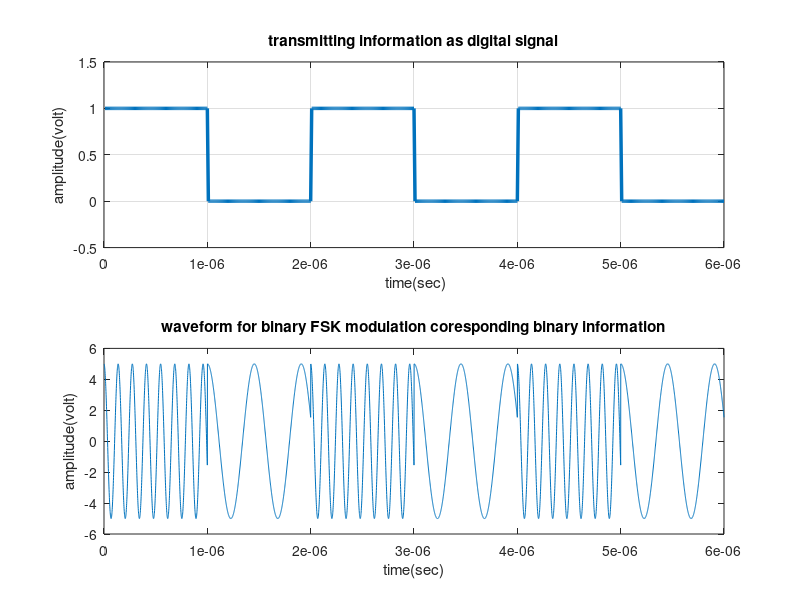

The MATLAB script that drew this image: (Note: this script raises an error after producing the figure.)
delta = linspace(0, 10e-3, 1000);
plot(delta, cos(2*pi*2200*delta) - cos(2*pi*1200*delta))

%%

%>>>>>>>>> MATLAB code for binary FSK modulation and de-modulation >>>>>>>%
clc;
clear all;
close all;
x=[ 1 0 1 0 1 0];                                    % Binary Information
bp=.000001;    % bit period 1us 1MHz
disp(' Binary information at Trans mitter :');
disp(x);
%XX representation of transmitting binary information as digital signal XXX
bit=[]; 
for n=1:1:length(x)
    if x(n)==1;
       se=ones(1,100);
    else x(n)==0;
        se=zeros(1,100);
    end
     bit=[bit se];
end
t1=bp/100:bp/100:100*length(x)*(bp/100);
subplot(2,1,1);
plot(t1,bit,'lineWidth',2.5);grid on;
axis([ 0 bp*length(x) -.5 1.5]);
ylabel('amplitude(volt)');
xlabel(' time(sec)');
title('transmitting information as digital signal');
%XXXXXXXXXXXXXXXXXXXXXXX Binary-FSK modulation XXXXXXXXXXXXXXXXXXXXXXXXXXX%
A=5;                               % Amplitude of carrier signal
br=1/bp;                           % bit rate
f1=br*7.3;                           % carrier frequency for information as 1
f2=br*2.2;                           % carrier frequency for information as 0
t2=bp/999:bp/999:bp;                 
ss=length(t2);
m=[];
last = 1;
for (i=1:1:length(x))
    if (x(i)==1)
        y=A*cos(2*pi*f1*t2);
    else
        y=A*cos(2*pi*f2*t2);
    end
    m=[m y];
end
t3=bp/999:bp/999:bp*length(x);
subplot(2,1,2);
plot(t3,m);
xlabel('time(sec)');
ylabel('amplitude(volt)');
title('waveform for binary FSK modulation coresponding binary information');
%XXXXXXXXXXXXXXXXXXXX Binary FSK demodulation XXXXXXXXXXXXXXXXXXXXXXXXXXXXX
mn=[];
for n=ss:ss:length(m)
  t=bp/99:bp/99:bp;
  y1=cos(2*pi*f1*t);                    % carrier siignal for information 1
  y2=cos(2*pi*f2*t);                    % carrier siignal for information 0
  mm=y1.*m((n-(ss-1)):n);
  mmm=y2.*m((n-(ss-1)):n);
  t4=bp/99:bp/99:bp;
  z1=trapz(t4,mm)                                             % intregation 
  z2=trapz(t4,mmm)                                            % intregation 
  zz1=round(2*z1/bp)
  zz2= round(2*z2/bp)
  if(zz1>A/2)      % logic lavel= (0+A)/2 or (A+0)/2 or 2.5 ( in this case)
    a=1;
  else(zz2>A/2)
    a=0;
  end
  mn=[mn a];
end
disp(' Binary information at Reciver :');
disp(mn);
%XXXXX Representation of binary information as digital signal which achived 
%after demodulation XXXXXXXXXXXXXXXXXXXXXXXXXXXXXXXXXXXXXXXXXXXXXXXXXXXXXXX
bit=[];
for n=1:length(mn);
    if mn(n)==1;
       se=ones(1,100);
    else mn(n)==0;
        se=zeros(1,100);
    end
     bit=[bit se];
end
t4=bp/100:bp/100:100*length(mn)*(bp/100);
subplot(3,1,3)
plot(t4,bit,'LineWidth',2.5);grid on;
axis([ 0 bp*length(mn) -.5 1.5]);
ylabel('amplitude(volt)');
xlabel(' time(sec)');
title('recived information as digital signal after binary FSK demodulation');
%>>>>>>>>>>>>>>>>>>>>>>>>>> end of program >>>>>>>>>>>>>>>>>>>>>>>>>>>>>>%

%%
%Program to perform CPFSK
clear all
close all
clc
x=[1 1 1 1 1 0 1 0 1 0 1];
n=length(x);

pulseWidth_Sec = 833e-6;

Fs = 10000; % 10000 Hz de frecuencia de sampleo
Ts = 1/Fs;
f1=1200;
f2=2200;

Xcpfsk=[];
x1=[];
lastPhase = 0;
for z=1:n
    if(x(z)==1)
        x1=[x1,ones(1,100)];
        t1 = linspace(lastPhase/(2*pi*f1), lastPhase/(2*pi*f1) + pulseWidth_Sec, pulseWidth_Sec/Ts);
        % genera puntos espaciados en Ts 
        Xcpfsk=[Xcpfsk, sin(2*pi*f1*t1)];
        lastPhase = 2*pi*f1*(lastPhase/(2*pi*f1) + pulseWidth_Sec + Ts);
    elseif(x(z)==0)
        x1=[x1,zeros(1,100)];
        t2 = linspace(lastPhase/(2*pi*f2), lastPhase/(2*pi*f2) + pulseWidth_Sec, pulseWidth_Sec/Ts);
        % genera puntos espaciados en Ts 
        Xcpfsk=[Xcpfsk, sin(2*pi*f2*t2)];
        lastPhase = 2*pi*f2*(lastPhase/(2*pi*f2) + pulseWidth_Sec + Ts);
    else
        disp('error');
        return
    end
end
pulseWidth_Sec/Ts

subplot 411
plot(x1)
subplot 412
%plot(Xcpfsk, '-o')
plot(Xcpfsk)

realTime = [Xcpfsk, zeros(1, floor(440e-6/Ts))];
retarded = [zeros(1, floor(440e-6/Ts)), Xcpfsk];

product = realTime.*retarded;

subplot 413
plot(product);

Hd = filterFIR1;

a = 1;
b = Hd.Numerator;

filteredOutput = filter(b, a, product);

subplot 414
plot(filteredOutput);

function Hd = filterFIR1
%filterFIR1 Returns a discrete-time filter object.

% MATLAB Code
% Generated by MATLAB(R) 9.4 and DSP System Toolbox 9.6.
% Generated on: 17-Oct-2022 01:34:29

% Equiripple Lowpass filter designed using the FIRPM function.

% All frequency values are in Hz.
Fs = 10000;  % Sampling Frequency

Fpass = 1400;            % Passband Frequency
Fstop = 2400;            % Stopband Frequency
Dpass = 0.057501127785;  % Passband Ripple
Dstop = 0.1;             % Stopband Attenuation
dens  = 20;              % Density Factor

% Calculate the order from the parameters using FIRPMORD.
[N, Fo, Ao, W] = firpmord([Fpass, Fstop]/(Fs/2), [1 0], [Dpass, Dstop]);

% Calculate the coefficients using the FIRPM function.
b  = firpm(N, Fo, Ao, W, {dens});
Hd = dfilt.dffir(b);

% [EOF]

end













